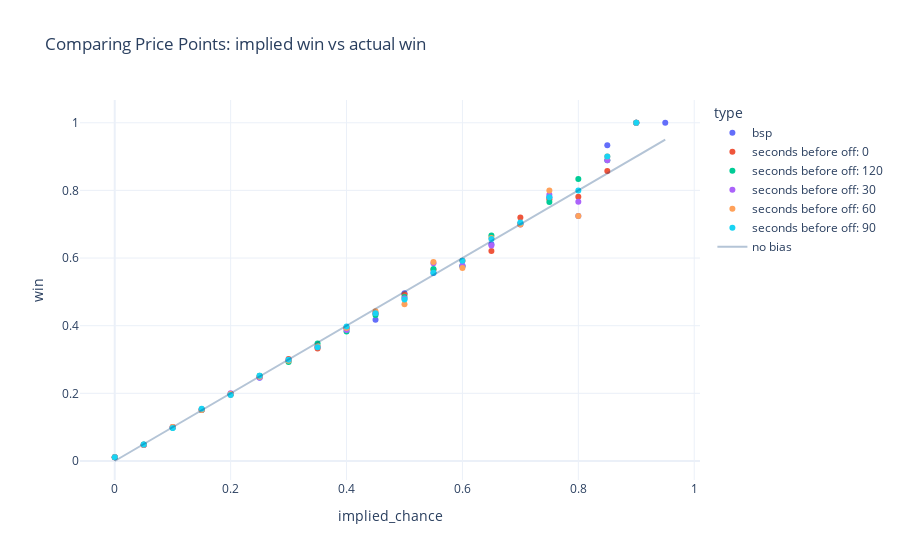

The notebook cell saved with this chart:
### Code cell
# Odds Comparison
# __________________

winRates = (
    accuracyFrame
    .assign(implied_chance = lambda x: round(20 * (1 / x['odds']))/20)
    .groupby(['type', 'implied_chance'], as_index = False)
    .agg({'win': 'mean'})
)

fig = px.scatter(winRates, x = "implied_chance", y = "win", color = 'type', template = "plotly_white", title = "Comparing Price Points: implied win vs actual win")
fig.add_trace(
    go.Scatter(
        x = winRates.implied_chance, y = winRates.implied_chance, name = 'no bias', line_color = 'rgba(8,61,119, 0.3)'
    )
)
fig.show()

### Figure 1 — Plotly figure (JSON) as saved in the notebook; plotly's stock layout.template omitted (floating-point values rounded to 4 significant figures)
{"data": [{"hovertemplate": "type=bsp<br>implied_chance=%{x}<br>win=%{y}<extra></extra>", "legendgroup": "bsp", "marker": {"color": "#636efa", "symbol": "circle"}, "mode": "markers", "name": "bsp", "orientation": "v", "showlegend": true, "type": "scatter", "x": [0, 0.05, 0.1, 0.15, 0.2, 0.25, 0.3, 0.35, 0.4, 0.45, 0.5, 0.55, 0.6, 0.65, 0.7, 0.75, 0.8, 0.85, 0.9, 0.95], "xaxis": "x", "y": [0.01127, 0.0479, 0.09899, 0.1506, 0.1981, 0.2458, 0.2972, 0.3373, 0.3939, 0.4178, 0.4963, 0.5559, 0.5752, 0.6411, 0.702, 0.7794, 0.7241, 0.9333, 1, 1], "yaxis": "y"}, {"hovertemplate": "type=seconds before off: 0<br>implied_chance=%{x}<br>win=%{y}<extra></extra>", "legendgroup": "seconds before off: 0", "marker": {"color": "#EF553B", "symbol": "circle"}, "mode": "markers", "name": "seconds before off: 0", "orientation": "v", "showlegend": true, "type": "scatter", "x": [0, 0.05, 0.1, 0.15, 0.2, 0.25, 0.3, 0.35, 0.4, 0.45, 0.5, 0.55, 0.6, 0.65, 0.7, 0.75, 0.8, 0.85, 0.9], "xaxis": "x", "y": [0.01117, 0.0476, 0.1006, 0.1532, 0.1957, 0.2494, 0.3013, 0.3326, 0.3921, 0.4362, 0.4921, 0.5657, 0.5923, 0.6205, 0.7197, 0.7742, 0.7812, 0.8571, 1], "yaxis": "y"}, {"hovertemplate": "type=seconds before off: 120<br>implied_chance=%{x}<br>win=%{y}<extra></extra>", "legendgroup": "seconds before off: 120", "marker": {"color": "#00cc96", "symbol": "circle"}, "mode": "markers", "name": "seconds before off: 120", "orientation": "v", "showlegend": true, "type": "scatter", "x": [0, 0.05, 0.1, 0.15, 0.2, 0.25, 0.3, 0.35, 0.4, 0.45, 0.5, 0.55, 0.6, 0.65, 0.7, 0.75, 0.8, 0.85, 0.9], "xaxis": "x", "y": [0.01107, 0.04855, 0.09855, 0.1509, 0.1983, 0.2522, 0.2925, 0.3474, 0.383, 0.4319, 0.4845, 0.5676, 0.5767, 0.6667, 0.7008, 0.7656, 0.8333, 0.8889, 1], "yaxis": "y"}, {"hovertemplate": "type=seconds before off: 30<br>implied_chance=%{x}<br>win=%{y}<extra></extra>", "legendgroup": "seconds before off: 30", "marker": {"color": "#ab63fa", "symbol": "circle"}, "mode": "markers", "name": "seconds before off: 30", "orientation": "v", "showlegend": true, "type": "scatter", "x": [0, 0.05, 0.1, 0.15, 0.2, 0.25, 0.3, 0.35, 0.4, 0.45, 0.5, 0.55, 0.6, 0.65, 0.7, 0.75, 0.8, 0.85, 0.9], "xaxis": "x", "y": [0.01122, 0.04811, 0.09993, 0.1518, 0.1999, 0.2466, 0.2989, 0.3376, 0.3875, 0.4379, 0.4803, 0.5845, 0.5782, 0.6372, 0.6992, 0.7869, 0.7667, 0.8889, 1], "yaxis": "y"}, {"hovertemplate": "type=seconds before off: 60<br>implied_chance=%{x}<br>win=%{y}<extra></extra>", "legendgroup": "seconds before off: 60", "marker": {"color": "#FFA15A", "symbol": "circle"}, "mode": "markers", "name": "seconds before off: 60", "orientation": "v", "showlegend": true, "type": "scatter", "x": [0, 0.05, 0.1, 0.15, 0.2, 0.25, 0.3, 0.35, 0.4, 0.45, 0.5, 0.55, 0.6, 0.65, 0.7, 0.75, 0.8, 0.85, 0.9], "xaxis": "x", "y": [0.01123, 0.04809, 0.1003, 0.1509, 0.1981, 0.2491, 0.2966, 0.3395, 0.3929, 0.443, 0.4636, 0.5884, 0.5708, 0.6595, 0.6992, 0.8, 0.7241, 0.9, 1], "yaxis": "y"}, {"hovertemplate": "type=seconds before off: 90<br>implied_chance=%{x}<br>win=%{y}<extra></extra>", "legendgroup": "seconds before off: 90", "marker": {"color": "#19d3f3", "symbol": "circle"}, "mode": "markers", "name": "seconds before off: 90", "orientation": "v", "showlegend": true, "type": "scatter", "x": [0, 0.05, 0.1, 0.15, 0.2, 0.25, 0.3, 0.35, 0.4, 0.45, 0.5, 0.55, 0.6, 0.65, 0.7, 0.75, 0.8, 0.85, 0.9], "xaxis": "x", "y": [0.01112, 0.04851, 0.09771, 0.1547, 0.1948, 0.2518, 0.2995, 0.3363, 0.3976, 0.4365, 0.4772, 0.5563, 0.5917, 0.6565, 0.7054, 0.7797, 0.8, 0.9, 1], "yaxis": "y"}, {"line": {"color": "rgba(8,61,119, 0.3)"}, "name": "no bias", "type": "scatter", "x": [0, 0.05, 0.1, 0.15, 0.2, 0.25, 0.3, 0.35, 0.4, 0.45, 0.5, 0.55, 0.6, 0.65, 0.7, 0.75, 0.8, 0.85, 0.9, 0.95, 0, 0.05, 0.1, 0.15, 0.2, 0.25, 0.3, 0.35, 0.4, 0.45, 0.5, 0.55, 0.6, 0.65, 0.7, 0.75, 0.8, 0.85, 0.9, 0, 0.05, 0.1, 0.15, 0.2, 0.25, 0.3, 0.35, 0.4, 0.45, 0.5, 0.55, 0.6, 0.65, 0.7, 0.75, 0.8, 0.85, 0.9, 0, 0.05, 0.1, 0.15, 0.2, 0.25, 0.3, 0.35, 0.4, 0.45, 0.5, 0.55, 0.6, 0.65, 0.7, 0.75, 0.8, 0.85, 0.9, 0, 0.05, 0.1, 0.15, 0.2, 0.25, 0.3, 0.35, 0.4, 0.45, 0.5, 0.55, 0.6, 0.65, 0.7, 0.75, 0.8, 0.85, 0.9, 0, 0.05, 0.1, 0.15, 0.2, 0.25, 0.3, 0.35, 0.4, 0.45, 0.5, 0.55, 0.6, 0.65, 0.7, 0.75, 0.8, 0.85, 0.9], "y": [0, 0.05, 0.1, 0.15, 0.2, 0.25, 0.3, 0.35, 0.4, 0.45, 0.5, 0.55, 0.6, 0.65, 0.7, 0.75, 0.8, 0.85, 0.9, 0.95, 0, 0.05, 0.1, 0.15, 0.2, 0.25, 0.3, 0.35, 0.4, 0.45, 0.5, 0.55, 0.6, 0.65, 0.7, 0.75, 0.8, 0.85, 0.9, 0, 0.05, 0.1, 0.15, 0.2, 0.25, 0.3, 0.35, 0.4, 0.45, 0.5, 0.55, 0.6, 0.65, 0.7, 0.75, 0.8, 0.85, 0.9, 0, 0.05, 0.1, 0.15, 0.2, 0.25, 0.3, 0.35, 0.4, 0.45, 0.5, 0.55, 0.6, 0.65, 0.7, 0.75, 0.8, 0.85, 0.9, 0, 0.05, 0.1, 0.15, 0.2, 0.25, 0.3, 0.35, 0.4, 0.45, 0.5, 0.55, 0.6, 0.65, 0.7, 0.75, 0.8, 0.85, 0.9, 0, 0.05, 0.1, 0.15, 0.2, 0.25, 0.3, 0.35, 0.4, 0.45, 0.5, 0.55, 0.6, 0.65, 0.7, 0.75, 0.8, 0.85, 0.9]}], "layout": {"legend": {"title": {"text": "type"}, "tracegroupgap": 0}, "title": {"text": "Comparing Price Points: implied win vs actual win"}, "xaxis": {"anchor": "y", "domain": [0, 1], "title": {"text": "implied_chance"}}, "yaxis": {"anchor": "x", "domain": [0, 1], "title": {"text": "win"}}}}
